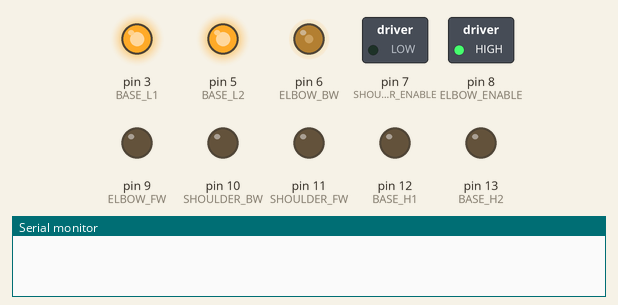
Bench run of a program on a simulated Arduino Uno, built with avr-gcc and run on an emulated ATmega328P. Shown: switched loads named in the program (green lamp = pin HIGH), output pins drawn as LEDs (lit = HIGH), the last lines printed to the serial monitor.

Above: at 0.1 s.
At 0.6 s:
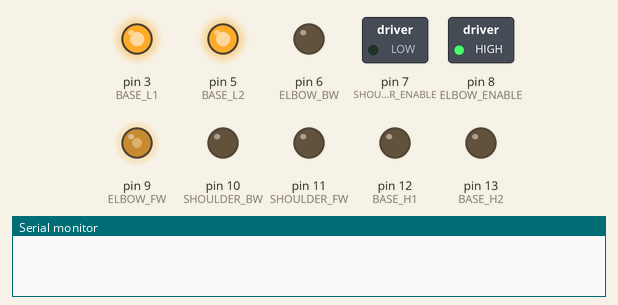
At 1.1 s:
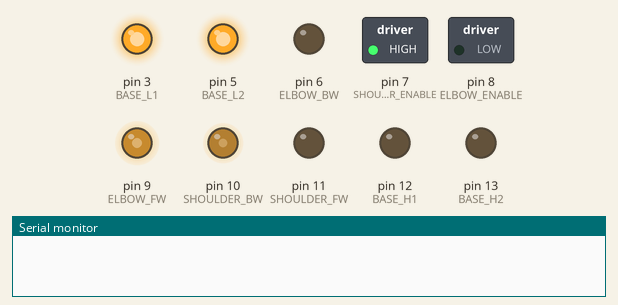
At 1.6 s:
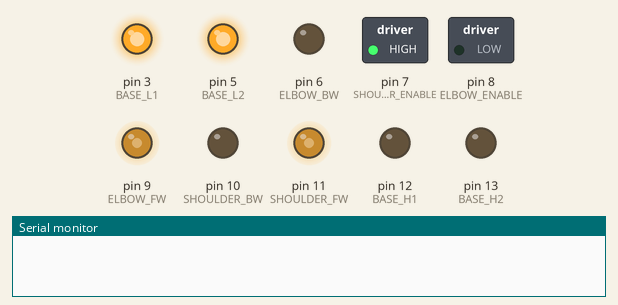
At 2.1 s:
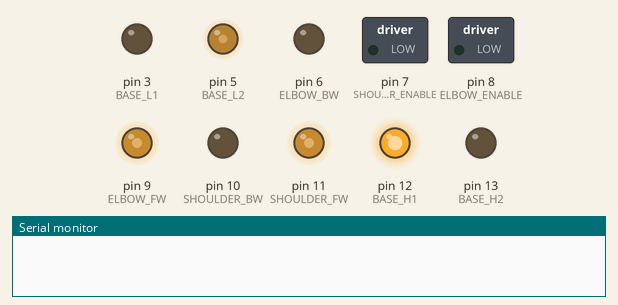
At 3.1 s:
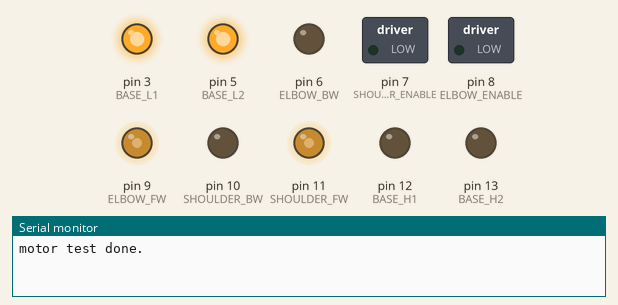
Timing chart, 0 to 4.6 s (numbered marks = the images above):
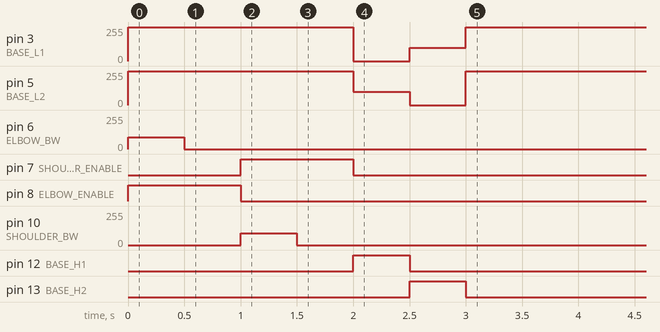

The program:

main.cpp
```cpp
#include <Arduino.h>
#include <Wire.h>
#include <SoftwareSerial.h>

#define FW 1
#define BW 0

#define SHOULDER_ENABLE 7
#define SHOULDER_FW 11
#define SHOULDER_BW 10

#define ELBOW_ENABLE 8
#define ELBOW_FW 9
#define ELBOW_BW 6

// base motor controler data sheet
// http://www.warburtech.co.uk/products/motion.control/discontinued/solutions.cubed.simple.bridge/downloads/SBDS_1.pdf

#define BASE_L1 3
#define BASE_L2 5
#define BASE_H1 12
#define BASE_H2 13

// <---    shoulder motor controler   --->
void disable_shoulder() {
  digitalWrite(SHOULDER_ENABLE, LOW);
}

void enable_shoulder() {
  digitalWrite(SHOULDER_ENABLE, HIGH);
}

void pwm_shoulder(uint8_t duty, uint8_t dir) {
  if (dir == FW) {
    // move shoulder forward
    analogWrite(SHOULDER_BW, 0);
    analogWrite(SHOULDER_FW, duty);
  } else {
    // move shoulder backwards
    analogWrite(SHOULDER_FW, 0);
    analogWrite(SHOULDER_BW, duty);
  }
}

//<---   elbow motor controler  --->
void disable_elbow() {
  digitalWrite(ELBOW_ENABLE, LOW);
}

void enable_elbow() {
  digitalWrite(ELBOW_ENABLE, HIGH);
}

void pwm_elbow(uint8_t duty, uint8_t dir) {
  if (dir == FW) {
    // move elbow forward
    analogWrite(ELBOW_BW, 0);
    analogWrite(ELBOW_FW, duty);
  } else {
    // move elbow backwards
    analogWrite(ELBOW_FW, 0);
    analogWrite(ELBOW_BW, duty);
  }
}

// <---    base motor controler   --->
void lock_base() {
  digitalWrite(BASE_H2, LOW);
  digitalWrite(BASE_L1, HIGH);
  digitalWrite(BASE_H1, LOW);
  digitalWrite(BASE_L2, HIGH);
}

void pwm_base(uint8_t duty, uint8_t dir) {
 if (dir == FW) {
    // move base FW
    digitalWrite(BASE_H2, HIGH);
    analogWrite(BASE_L1, duty);
    digitalWrite(BASE_H1, LOW);
    digitalWrite(BASE_L2, LOW);
  } else {
    // move base BW
    digitalWrite(BASE_H2, LOW);
    digitalWrite(BASE_L1, LOW);
    digitalWrite(BASE_H1, HIGH);
    analogWrite(BASE_L2, duty);
  }
}

void run_test() {
  // test elbow
  enable_elbow();
  pwm_elbow(90, BW);
  delay(500);
  pwm_elbow(130, FW);
  delay(500);
  disable_elbow();

  // test shoulder
  enable_shoulder();
  pwm_shoulder(90, BW);
  delay(500);
  pwm_shoulder(130, FW);
  delay(500);
  disable_shoulder();

  // test base
  pwm_base(100, BW);
  delay(500);
  pwm_base(100, FW);
  delay(500);
  lock_base();
  Serial.println("motor test done.");
}

void setup() {
  // put your setup code here, to run once:
  Wire.begin();
  Serial.begin(115200);

  // init pins
  // shoulder
  pinMode(SHOULDER_ENABLE, OUTPUT);
  digitalWrite(SHOULDER_ENABLE, LOW);
  pinMode(SHOULDER_FW, OUTPUT);
  pinMode(SHOULDER_BW, OUTPUT);

  // elbow
  pinMode(ELBOW_ENABLE, OUTPUT);
  digitalWrite(ELBOW_ENABLE, LOW);
  pinMode(ELBOW_FW, OUTPUT);
  pinMode(ELBOW_BW, OUTPUT);

  // base
  pinMode(BASE_L1, OUTPUT);
  pinMode(BASE_L2, OUTPUT);
  pinMode(BASE_H1, OUTPUT);
  pinMode(BASE_H2, OUTPUT);
  lock_base();
  run_test();
}

void loop() {
  char buff[10];
  if (Serial.available() > 0) {
    memset(buff, 0, 10);
    Serial.readBytesUntil('\n', buff, 40);
    if (strncmp((const char *) &buff, "right", 5) == 0) {
      pwm_base(120, FW);
      //delay(200);
      //Serial.println("got right\n\n");
    } else if (strncmp((const char *) &buff, "left", 4) == 0) {
      pwm_base(120, BW);
      //delay(200);
      //Serial.println("got left\n\n");
    } else if (strncmp((const char *) &buff, "up", 2) == 0) {
      enable_elbow();
      pwm_elbow(200, FW);
      //delay(200);
      //disable_elbow();
      //Serial.println("got up\n\n");
    } else if (strncmp((const char *) &buff, "down", 4) == 0) {
      enable_elbow();
      pwm_elbow(200, BW);
      //delay(200);
      //disable_elbow();
      //Serial.println("got down");
    } else if (strncmp((const char *) &buff, "s_v", 3) == 0) {
      disable_elbow();
    } else if (strncmp((const char *) &buff, "s_h", 3) == 0) {
      lock_base();
    }
    //lock_base();
  }
}
```
